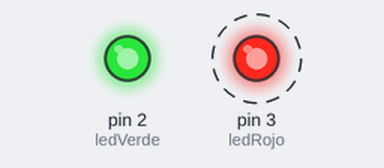
A sketch run on a simulated Arduino Uno, built with avr-gcc and run on an emulated ATmega328P. Shown: output pins drawn as LEDs (lit = HIGH). Dashed ring = blinking.

Above: at 0.7 s.
Timing chart, 0 to 3.0 s (numbered marks = the images above):
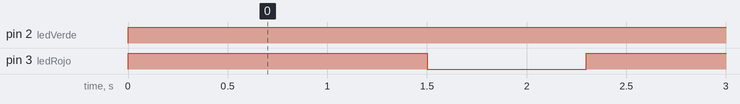

The sketch:

Main3.ino
```cpp
const byte ledVerde = 2;
const byte ledRojo = 3;

void setup()
{
	pinMode(ledVerde, OUTPUT);
    pinMode(ledRojo, OUTPUT);
}

void loop()
{
	digitalWrite(ledRojo, 1);
    digitalWrite(ledVerde, 1);
    delay(1500);
    digitalWrite(ledRojo, 0);
    delay(800);
}
```

Measured:
- by itself, pin 2 (ledVerde): LOW → HIGH at 0.00 s
- by itself, pin 3 (ledRojo): alternates HIGH for 1.5 s and LOW for 0.80 s
